Frame 1 (no input): blank canvas, image omitted
Frame 60 (no input): blank canvas, image omitted
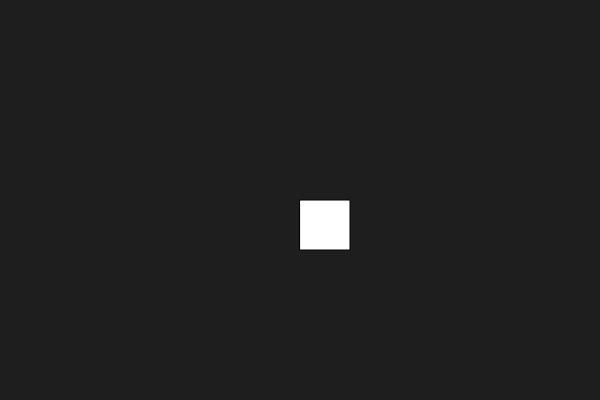
Frame 120 (the mouse pressed at the canvas centre since frame 60)

The p5.js sketch whose frames 1 and 60 were blank and that drew this single picture after the mouse press (run headless with seeded random() and noise() and a simulated clock; from frame 60 on, the mouse is pressed at the canvas centre):

// p5.js sketch
// ── sketch.js
let canvas;
let canvasWidth = 600;
let canvasHeight = 400;

function setup() {
  canvas = createCanvas(canvasWidth, canvasHeight);
  canvas.position(windowWidth/2 - canvasWidth/2, 20);
  noCursor();
}

function draw() {
  background(30);
  rect(mouseX, mouseY, 50, 50);
}
